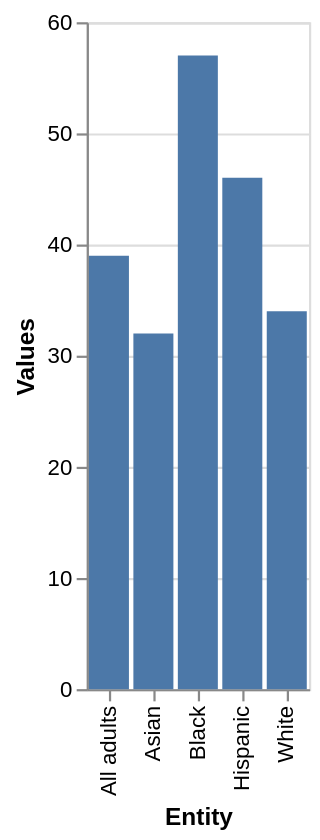

The Vega-Lite source for this figure:
### Vega-Lite specification from a JSON file in a GitHub repository (floating-point values rounded to 4 significant figures)
{"$schema": "https://vega.github.io/schema/vega-lite/v5.json", "description": "Bar chart auto-generated from CSV", "data": {"values": [{"Entity": "Asian", "Values": "32.0"}, {"Entity": "Hispanic", "Values": "46.0"}, {"Entity": "Black", "Values": "57.0"}, {"Entity": "White", "Values": "34.0"}, {"Entity": "All adults", "Values": "39.0"}]}, "mark": "bar", "encoding": {"x": {"field": "Entity", "type": "ordinal"}, "y": {"field": "Values", "type": "quantitative"}}}
